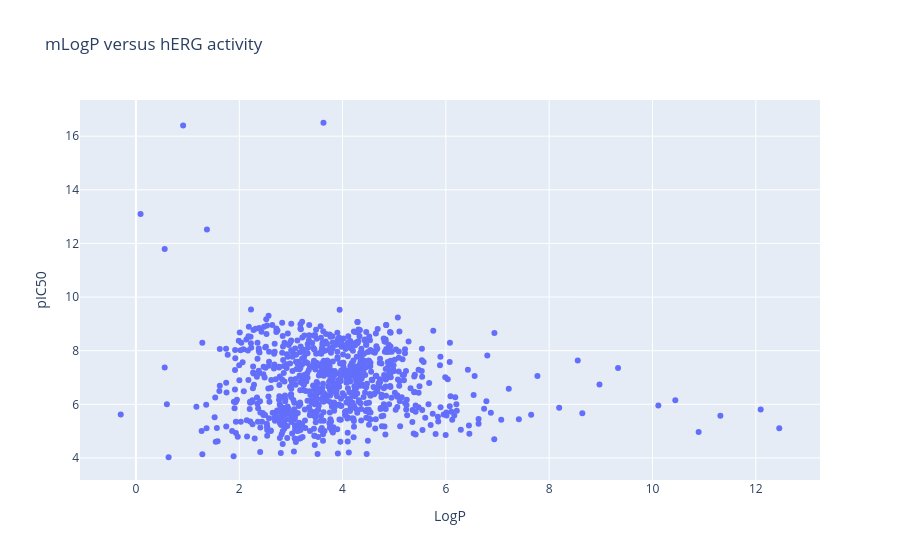

The code cell stored with this chart in its notebook:
### Code cell
logp_plot_data = X_small.assign(
    pIC50=y,
    molecule_chembl_id=aggregated["molecule_chembl_id"].to_numpy(),
    molecule_name=aggregated["molecule_name"].to_numpy(),
    canonical_smiles_rdkit=aggregated["canonical_smiles_rdkit"].to_numpy(),
)
logp_plot = px.scatter(
    logp_plot_data,
    x="LogP",
    y="pIC50",
    hover_name="molecule_name",
    hover_data=["molecule_chembl_id", "canonical_smiles_rdkit", "pIC50"],
    title="mLogP versus hERG activity",
)
logp_plot.show()

### Figure 1 — Plotly figure (JSON) as saved in the notebook; plotly's stock layout.template omitted (floating-point values rounded to 4 significant figures; data arrays with more than 128 entries replaced by an {"elided": "..."} marker saying what was removed)
{"data": [{"customdata": {"elided": "884x2 str values"}, "hovertemplate": "<b>%{hovertext}</b><br><br>LogP=%{x}<br>pIC50=%{y}<br>molecule_chembl_id=%{customdata[0]}<br>canonical_smiles_rdkit=%{customdata[1]}<extra></extra>", "hovertext": {"elided": "884 str values"}, "legendgroup": "", "marker": {"color": "#636efa", "symbol": "circle"}, "mode": "markers", "name": "", "orientation": "v", "showlegend": false, "type": "scatter", "x": {"elided": "884 float values"}, "xaxis": "x", "y": {"elided": "884 float values"}, "yaxis": "y"}], "layout": {"legend": {"tracegroupgap": 0}, "title": {"text": "mLogP versus hERG activity"}, "xaxis": {"anchor": "y", "domain": [0, 1], "title": {"text": "LogP"}}, "yaxis": {"anchor": "x", "domain": [0, 1], "title": {"text": "pIC50"}}}}
